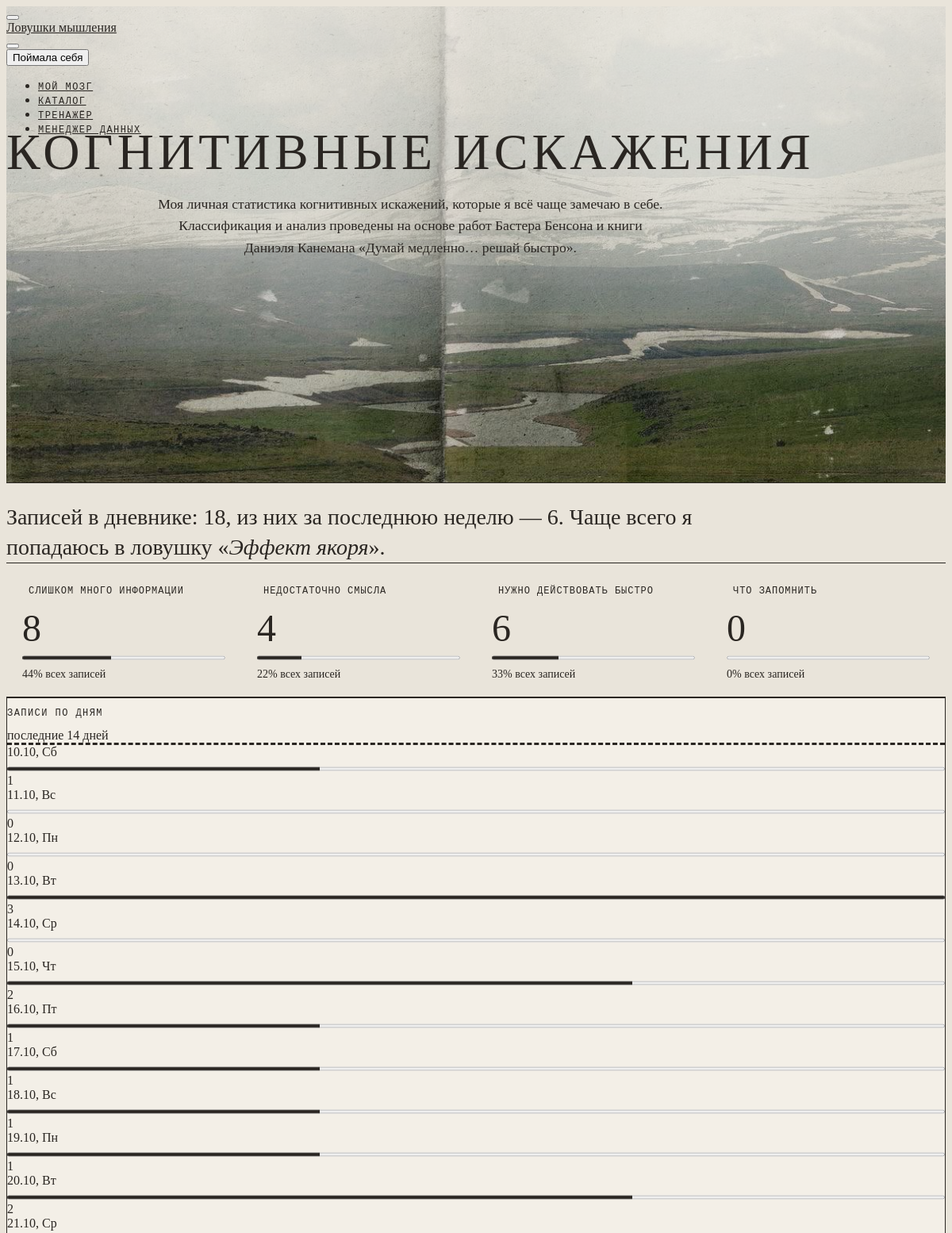
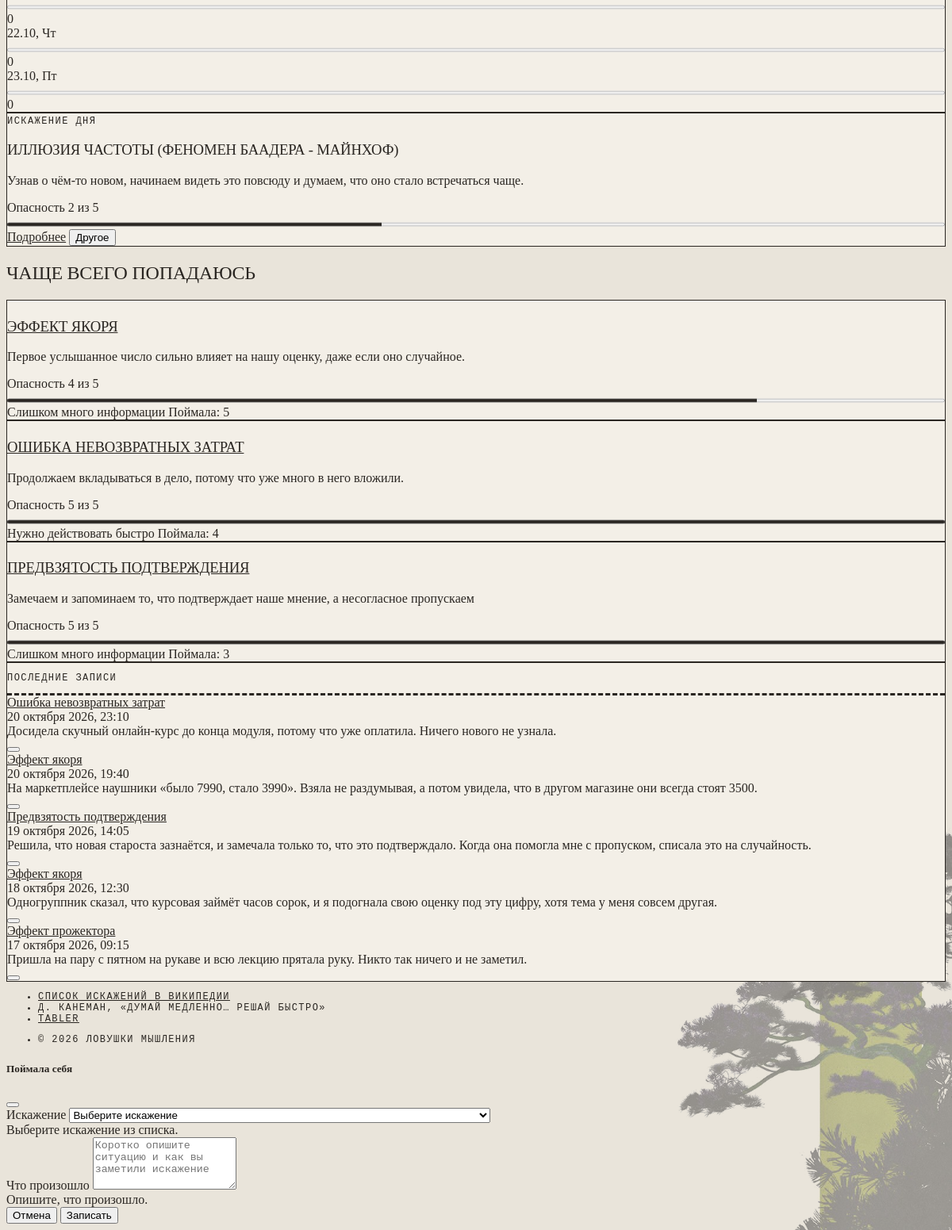
The page / on the database its author committed (2 pictures, top to bottom).
### biases/models.py (models this page shows, shortened)
class Bias(models.Model):
    group = models.ForeignKey(BiasGroup, on_delete=models.PROTECT, related_name='biases')
    name = models.CharField('Название', max_length=150)
    short_description = models.CharField('Кратко', max_length=255)
    full_description = models.TextField('Подробное описание')
    example = models.TextField('Пример из жизни')
    how_to_fight = models.TextField('Как бороться')
    source = models.URLField('Источник', blank=True)
    danger_level = models.PositiveSmallIntegerField(
        'Опасность', default=3,
        validators=[MinValueValidator(1), MaxValueValidator(5)],
        help_text='1 - почти не влияет на решения, 5 - очень влияет',
    )
    related = models.ManyToManyField('self', blank=True, verbose_name='Связанные искажения')
    class Meta:
        ordering = ['name']
        verbose_name = 'искажение'
        verbose_name_plural = 'искажения'

class BiasGroup(models.Model):
    COLOR_CHOICES = [
        ('teal', 'Бирюзовый'),
        ('orange', 'Оранжевый'),
        ('lime', 'Лаймовый'),
        ('purple', 'Фиолетовый'),
        ('blue', 'Синий'),
    ]
    name = models.CharField('Название', max_length=150)
    color = models.CharField('Цвет', max_length=150, choices=COLOR_CHOICES)
    description = models.TextField('Описание', blank=True)
    order = models.PositiveSmallIntegerField('Порядок', default=0)
    class Meta:
        ordering = ['order']
        verbose_name = 'группа искажений'
        verbose_name_plural = 'группы искажений'

class Catch(models.Model):
    bias = models.ForeignKey(Bias, on_delete=models.CASCADE, related_name='catches')
    situation = models.TextField('Ситуация')
    created_at = models.DateTimeField('Когда', default=timezone.now)
    class Meta:
        ordering = ['-created_at']
        verbose_name = 'запись дневника'
        verbose_name_plural = 'записи дневника'

### biases/views.py (the view)
# urls.py: path('', views.dashboard, name='dashboard'),
def dashboard(request):
    total = Catch.objects.count()
    week_ago = timezone.now() - timedelta(days=7)
    top_biases = Bias.objects.annotate(n=Count('catches')).filter(n__gt=0).order_by('-n', 'name')[:3]
    groups = BiasGroup.objects.annotate(n=Count('biases__catches')).order_by('order')
    for group in groups:
        group.percent = round(group.n * 100 / total) if total else 0
    today = timezone.localdate()
    days = []
    for i in range(13, -1, -1):
        date = today - timedelta(days=i)
        days.append({'date': date, 'count': Catch.objects.filter(created_at__date=date).count()})
    context = {
        'total': total,
        'week': Catch.objects.filter(created_at__gte=week_ago).count(),
        'top_bias': top_biases[0] if top_biases else None,
        'groups': groups,
        'top_biases': top_biases,
        'days': days,
        'max_day_count': max(day['count'] for day in days) or 1,
        'recent_catches': Catch.objects.all()[:5],
    }
    return render(request, 'biases/dashboard.html', context)

### templates/biases/dashboard.html (shortened to what this page needs)
{% extends 'base.html' %}
{% load bias_tags %}
{% block body_class %}page-home{% endblock %}
{% block page_header %}
<section class="hero">
  <div class="container-xl hero-inner">
    <h1 class="hero-title">Когнитивные искажения</h1>
    <p class="hero-text">
      Моя личная статистика когнитивных искажений, которые я всё чаще замечаю в себе.
      Классификация и анализ проведены на основе работ Бастера Бенсона и книги
      Даниэля Канемана «Думай медленно… решай быстро».
    </p>
  </div>
</section>
{% endblock %}
{% block content %}
<div class="row row-cards">
  <div class="col-12">
    <p class="summary-line">
      Записей в дневнике: {{ total }},
      из них за последнюю неделю — {{ week }}.
      {% if top_bias %}Чаще всего я попадаюсь в ловушку «<i>{{ top_bias.name }}</i>».{% endif %}
    </p>
  </div>
  <div class="col-12">
    {% include 'components/_group_stats.html' with groups=groups %}
  </div>
  <div class="col-12 col-xl-8">
    <div class="card h-100">
      <div class="card-header">
        <h3 class="card-title">Записи по дням</h3>
        <div class="card-actions text-secondary">последние 14 дней</div>
      </div>
      <div class="card-body">
        {% for day in days %}
        <div class="row align-items-center g-2 mb-2">
          <div class="col-3 col-sm-2 text-secondary small">{{ day.date|date:"d.m" }}<span class="d-none d-sm-inline">, {{ day.date|date:"D" }}</span></div>
          <div class="col">
            <progress value="{{ day.count }}" max="{{ max_day_count }}"></progress>
          </div>
          <div class="col-1 text-end fw-medium">{{ day.count }}</div>
        </div>
        {% endfor %}
      </div>
    </div>
  </div>
  <div class="col-12 col-xl-4">
    {% bias_of_day %}
  </div>
  <div class="col-12">
    <h2 class="mt-2 mb-0">Чаще всего попадаюсь</h2>
  </div>
  {% for bias in top_biases %}
  <div class="col-12 col-md-6 col-xl-4">
    {% include 'components/_bias_card.html' with bias=bias %}
  </div>
  {% empty %}
  <div class="col-12">
    <div class="card">
      {% include 'components/_empty.html' with text='Пока пусто — запишите первый случай, и здесь появится статистика.' icon='chart-bar' %}
    </div>
  </div>
  {% endfor %}
  <div class="col-12">
    <div class="card">
      <div class="card-header"><h3 class="card-title">Последние записи</h3></div>
      {% include 'components/_catch_list.html' with catches=recent_catches show_bias=True %}
    </div>
  </div>
</div>
{% endblock %}

### templates/base.html (shortened to what this page needs)
{% load static bias_tags %}
<!doctype html>
<html lang="ru">
<head>
  <link rel="stylesheet" href="https://cdn.jsdelivr.net/npm/@tabler/core@1.7.0/dist/css/tabler.min.css">
  <link rel="stylesheet" href="https://cdn.jsdelivr.net/npm/@tabler/icons-webfont@3.49.0/dist/tabler-icons.min.css">
  <link rel="stylesheet" href="{% static 'css/custom.css' %}">
</head>
<body>
  <div class="page {% block body_class %}{% endblock %}">
    {% include 'partials/_navbar.html' %}
    <div class="page-wrapper">
      {% block page_header %}{% endblock %}
      <div class="page-body">
        <div class="container-xl">
          {% block content %}{% endblock %}
        </div>
      </div>
      {% include 'partials/_footer.html' %}
    </div>
  </div>
  {% catch_modal %}
</body>
</html>

### templates/partials/_navbar.html (shortened to what this page needs)
{% with url_name=request.resolver_match.url_name %}
<header class="navbar navbar-expand-lg d-print-none">
  <div class="container-xl">
    <button class="navbar-toggler" type="button" data-bs-toggle="collapse" data-bs-target="#navbar-menu"
            aria-controls="navbar-menu" aria-expanded="false" aria-label="Открыть меню">
    </button>
    <div class="navbar-brand navbar-brand-autodark pe-0 pe-md-3">
      <a href="{% url 'biases:dashboard' %}" class="d-flex align-items-center gap-2 text-reset text-decoration-none">
        <span>Ловушки мышления</span>
      </a>
    </div>
    <div class="navbar-nav flex-row order-lg-last align-items-center gap-3">
      <div class="nav-item">
        <button type="button" class="nav-link px-0" id="theme-toggle" title="Сменить тему" aria-label="Сменить тему">
        </button>
      </div>
      <div class="nav-item d-none d-md-flex">
        <button type="button" class="btn btn-primary" title="Поймала себя"
                data-bs-toggle="modal" data-bs-target="#catch-modal">
          Поймала себя
        </button>
      </div>
    </div>
    <div class="collapse navbar-collapse" id="navbar-menu">
      <ul class="navbar-nav">
        <li class="nav-item{% if url_name == 'dashboard' %} active{% endif %}">
          <a class="nav-link" href="{% url 'biases:dashboard' %}">
            <span class="nav-link-title">Мой мозг</span>
          </a>
        </li>
        <li class="nav-item{% if url_name == 'bias_list' or url_name == 'bias_detail' %} active{% endif %}">
          <a class="nav-link" href="{% url 'biases:bias_list' %}">
            <span class="nav-link-title">Каталог</span>
          </a>
        </li>
        <li class="nav-item{% if url_name == 'quiz' %} active{% endif %}">
          <a class="nav-link" href="{% url 'biases:quiz' %}">
            <span class="nav-link-title">Тренажёр</span>
          </a>
        </li>
        <li class="nav-item{% if url_name == 'manage' %} active{% endif %}">
          <a class="nav-link" href="{% url 'biases:manage' %}">
            <span class="nav-link-title">Менеджер данных</span>
          </a>
        </li>
      </ul>
    </div>
  </div>
</header>
{% endwith %}

### templates/components/_group_stats.html
<div class="group-stats">
  {% for group in groups %}
  <div class="group-stat">
    <div class="group-stat-name">
      <span class="status-dot status-{{ group.color }}"></span>{{ group.name }}
    </div>
    <div class="group-stat-value">{{ group.n }}</div>
    <progress value="{{ group.percent }}" max="100"></progress>
    <div class="group-stat-percent">{{ group.percent }}% всех записей</div>
  </div>
  {% endfor %}
</div>

### templates/components/_bias_of_day.html (shortened to what this page needs)
<div class="card bias-of-day">
  {% if bias %}
  <div class="card-status-top bg-{{ bias.group.color }}"></div>
  <div class="card-body">
    <div class="subheader mb-2">{% if is_random %}Ещё одно искажение{% else %}Искажение дня{% endif %}</div>
    <h3 class="card-title mb-2 text-break">{{ bias.name }}</h3>
    <p class="text-secondary mb-3">{{ bias.short_description }}</p>
    <div class="mb-3">{% include 'components/_danger_meter.html' with level=bias.danger_level %}</div>
    <div class="d-flex flex-wrap gap-2">
      <a href="{% url 'biases:bias_detail' bias.pk %}" class="btn btn-outline-primary btn-sm">Подробнее</a>
      <button type="button" class="btn btn-ghost-secondary btn-sm"
              onclick="randomBias(this)" data-url="{% url 'biases:api_bias_random' %}?exclude={{ bias.pk }}">
        Другое
      </button>
    </div>
  </div>
  {% else %}
  {% include 'components/_empty.html' with text='Каталог пока пуст.' icon='books' %}
  {% endif %}
</div>

### templates/components/_danger_meter.html
<div class="danger-meter">
  <div class="d-flex justify-content-between small mb-1">
    <span class="text-secondary">Опасность</span>
    <span class="fw-medium">{{ level }} из 5</span>
  </div>
  <progress value="{{ level }}" max="5"></progress>
</div>

### templates/components/_bias_card.html (shortened to what this page needs)
<div class="card h-100 bias-card">
  <div class="card-status-top bg-{{ bias.group.color }}"></div>
  <div class="card-body">
    <h3 class="card-title mb-2 text-break">
      <a href="{% url 'biases:bias_detail' bias.pk %}" class="text-reset">{{ bias.name }}</a>
    </h3>
    <p class="text-secondary mb-3">{{ bias.short_description }}</p>
    {% include 'components/_danger_meter.html' with level=bias.danger_level %}
  </div>
  <div class="card-footer d-flex flex-wrap justify-content-between gap-1 text-secondary small">
    <span class="d-inline-flex align-items-center gap-1 text-nowrap">
      <span class="status-dot status-{{ bias.group.color }}"></span>{{ bias.group.name }}
    </span>
    <span class="text-nowrap"> Поймала: {{ bias.n }}</span>
  </div>
</div>

### templates/components/_catch_list.html
<div class="list-group list-group-flush">
  {% for catch in catches %}
  {% include 'components/_catch_item.html' %}
  {% empty %}
  {% include 'components/_empty.html' with text='Пока пусто — запишите первый случай.' icon='notebook' %}
  {% endfor %}
</div>

### templates/components/_catch_item.html (shortened to what this page needs)
<div class="list-group-item catch-item">
  <div class="d-flex align-items-start gap-2">
    <div class="flex-fill">
      {% if show_bias %}
      <div class="d-flex align-items-center gap-2 mb-1">
        <a href="{% url 'biases:bias_detail' catch.bias.pk %}" class="fw-medium text-break">{{ catch.bias.name }}</a>
      </div>
      {% endif %}
      <div class="text-secondary small mb-1">
        {{ catch.created_at|date:"j E Y" }}<span class="d-none d-md-inline">, {{ catch.created_at|date:"H:i" }}</span>
      </div>
      <div>{{ catch.situation }}</div>
    </div>
    <button type="button" class="btn btn-ghost-secondary btn-icon btn-sm"
            onclick="deleteCatch(this)" data-url="{% url 'biases:api_catch_delete' catch.pk %}"
            title="Удалить запись">
    </button>
  </div>
</div>

### templates/partials/_footer.html
<footer class="footer footer-transparent d-print-none">
  <div class="container-xl">
    <div class="row text-center align-items-center flex-row-reverse">
      <div class="col-lg-auto ms-lg-auto">
        <ul class="list-inline list-inline-dots mb-0">
          <li class="list-inline-item">
            <a href="https://ru.wikipedia.org/wiki/Список_когнитивных_искажений" target="_blank" rel="noopener" class="link-secondary">Список искажений в Википедии</a>
          </li>
          <li class="list-inline-item">Д. Канеман, «Думай медленно… решай быстро»</li>
          <li class="list-inline-item">
            <a href="https://tabler.io" target="_blank" rel="noopener" class="link-secondary">Tabler</a>
          </li>
        </ul>
      </div>
      <div class="col-12 col-lg-auto mt-3 mt-lg-0">
        <ul class="list-inline list-inline-dots mb-0">
          <li class="list-inline-item">© {% now "Y" %} Ловушки мышления</li>
        </ul>
      </div>
    </div>
  </div>
</footer>

### templates/components/_catch_modal.html (shortened to what this page needs)
<div class="modal modal-blur fade" id="catch-modal" tabindex="-1">
  <div class="modal-dialog modal-dialog-centered" role="document">
    <div class="modal-content">
      <form id="catch-form" method="post" action="{% url 'biases:api_catch_create' %}" novalidate>
        <div class="modal-header">
          <h5 class="modal-title">Поймала себя</h5>
          <button type="button" class="btn-close" data-bs-dismiss="modal"></button>
        </div>
        <div class="modal-body">
          <div class="mb-3">
            <label class="form-label required" for="catch-bias">Искажение</label>
            <select class="form-select" id="catch-bias" name="bias_id" required>
              <option value="">Выберите искажение</option>
            </select>
            <div class="invalid-feedback">Выберите искажение из списка.</div>
          </div>
          <div>
            <label class="form-label required" for="catch-situation">Что произошло</label>
            <textarea class="form-control" id="catch-situation" name="situation" rows="4" required
                      placeholder="Коротко опишите ситуацию и как вы заметили искажение"></textarea>
            <div class="invalid-feedback">Опишите, что произошло.</div>
          </div>
        </div>
        <div class="modal-footer">
          <button type="button" class="btn me-auto" data-bs-dismiss="modal">Отмена</button>
          <button type="submit" class="btn btn-primary">Записать</button>
        </div>
      </form>
    </div>
  </div>
</div>

### rows shown on the page
Bias: name "Эффект якоря", name "ЭФФЕКТ ЯКОРЯ", short_description "Первое услышанное число сильно влияет на нашу оценку, даже если оно случайное.", danger_level "4", group.name "Слишком много информации", n "5"
BiasGroup: name "СЛИШКОМ МНОГО ИНФОРМАЦИИ", n "8", percent "44"
BiasGroup: name "НЕДОСТАТОЧНО СМЫСЛА", n "4", percent "22"
BiasGroup: name "НУЖНО ДЕЙСТВОВАТЬ БЫСТРО", n "6", percent "33"
BiasGroup: name "ЧТО ЗАПОМНИТЬ", n "0", percent "0"
Bias: name "ИЛЛЮЗИЯ ЧАСТОТЫ (ФЕНОМЕН БААДЕРА - МАЙНХОФ)", short_description "Узнав о чём-то новом, начинаем видеть это повсюду и думаем, что оно стало встречаться чаще."
Bias: name "ОШИБКА НЕВОЗВРАТНЫХ ЗАТРАТ", short_description "Продолжаем вкладываться в дело, потому что уже много в него вложили.", danger_level "5", group.name "Нужно действовать быстро", n "4"
Bias: name "ПРЕДВЗЯТОСТЬ ПОДТВЕРЖДЕНИЯ", short_description "Замечаем и запоминаем то, что подтверждает наше мнение, а несогласное пропускаем", danger_level "5", group.name "Слишком много информации", n "3"
Catch: bias.name "Ошибка невозвратных затрат", created_at "20 октября 2026", created_at "23:10", situation "Досидела скучный онлайн-курс до конца модуля, потому что уже оплатила. Ничего нового не узнала."
Catch: bias.name "Эффект якоря", created_at "20 октября 2026", created_at "19:40", situation "На маркетплейсе наушники «было 7990, стало 3990». Взяла не раздумывая, а потом увидела, что в другом магазине они всегда стоят 3500."
Catch: bias.name "Предвзятость подтверждения", created_at "19 октября 2026", created_at "14:05", situation "Решила, что новая староста зазнаётся, и замечала только то, что это подтверждало. Когда она помогла мне с пропуском, списала это на случайность."
Catch: bias.name "Эффект якоря", created_at "18 октября 2026", created_at "12:30", situation "Одногруппник сказал, что курсовая займёт часов сорок, и я подогнала свою оценку под эту цифру, хотя тема у меня совсем другая."
Catch: bias.name "Эффект прожектора", created_at "17 октября 2026", created_at "09:15", situation "Пришла на пару с пятном на рукаве и всю лекцию прятала руку. Никто так ничего и не заметил."

### other values the page prints
{{ total }} "18"
{{ week }} "6"
{{ day.date|date:"d.m" }} "10.10" "11.10" "12.10" "13.10" "14.10" "15.10" "16.10" "17.10" "18.10" "19.10" "20.10" "21.10" "22.10" "23.10"
{{ day.date|date:"D" }} "Сб" "Вс" "Пн" "Вт" "Ср" "Чт" "Пт" "Сб" "Вс" "Пн" "Вт" "Ср" "Чт" "Пт"
{{ day.count }} "1" "0" "0" "3" "0" "2" "1" "1" "1" "1" "2" "0" "0" "0"
{{ level }} "2"
